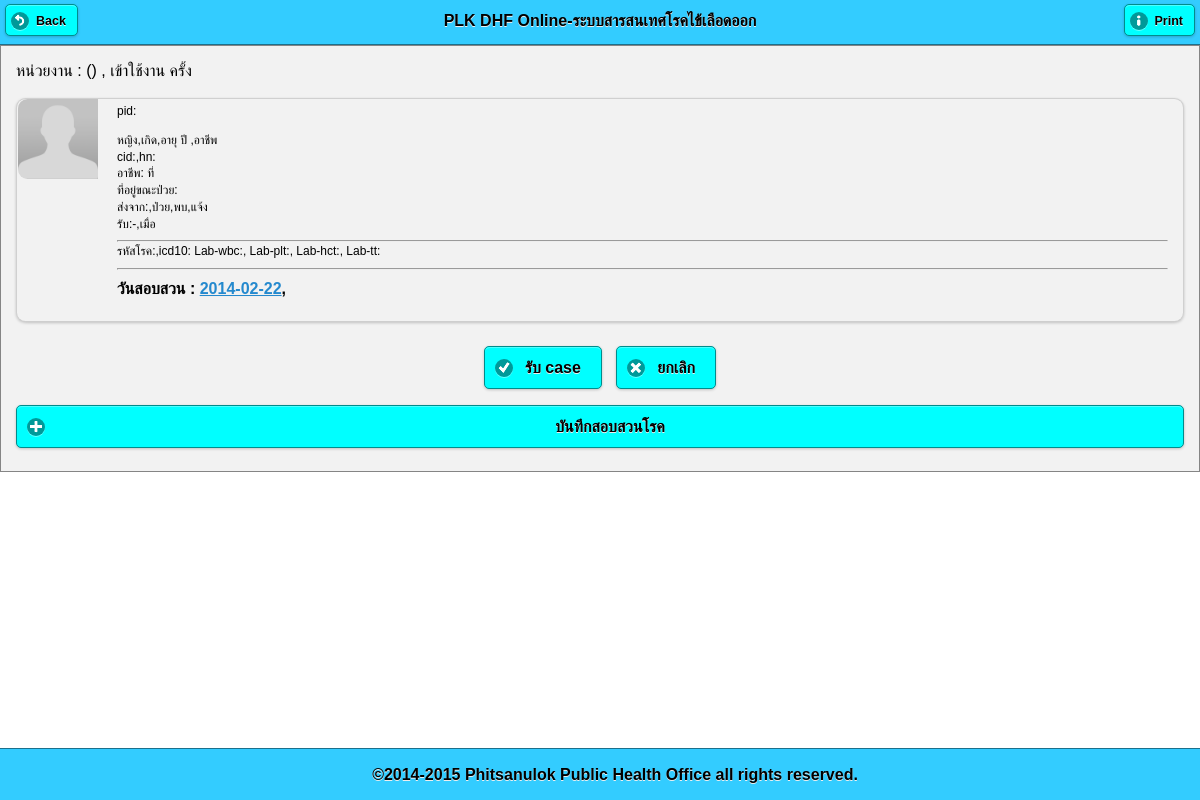
/pt_info.php, run on an earlier commit of the app's database.
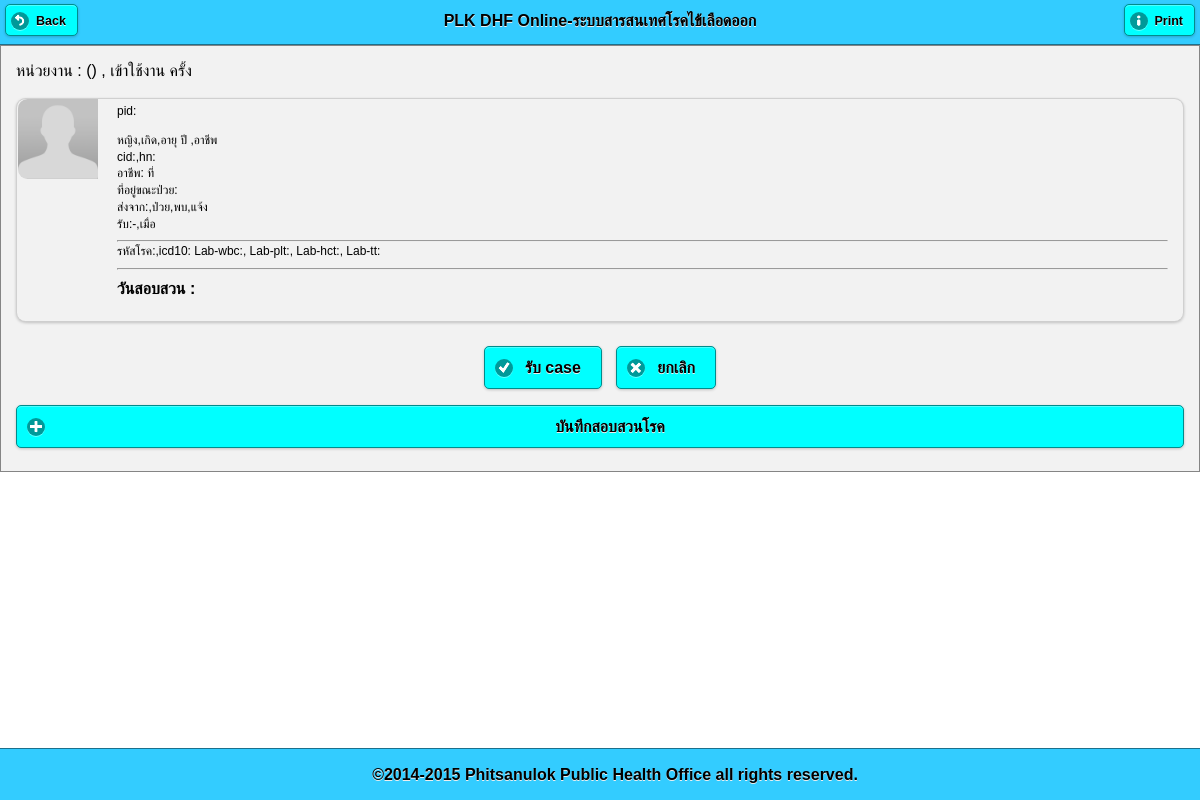
And on a later commit of the database.
### tables this page shows
CREATE TABLE `patient_home` (
  `id` int(11) NOT NULL auto_increment,
  `pid` varchar(255) NOT NULL,
  `datetime_do` datetime NOT NULL default '0000-00-00 00:00:00',
  `lat` varchar(25) default NULL,
  `lng` varchar(25) default NULL,
  `occupat` varchar(255) default NULL,
  `school_workplace` varchar(255) default NULL,
  `date_ill_diff` varchar(11) default NULL,
  `travel_to` varchar(255) default NULL,
  `date_travel` date default NULL,
  `s1` varchar(255) default NULL,
  `f1` varchar(255) default NULL,
  `ci1` varchar(255) default NULL,
  `s2` varchar(255) default NULL,
  `f2` varchar(255) default NULL,
  `ci2` varchar(255) default NULL,
  `s3` varchar(255) default NULL,
  `f3` varchar(255) default NULL,
  `ci3` varchar(255) default NULL,
  `s4` varchar(255) default NULL,
  `f4` varchar(255) default NULL,
  `hi` varchar(255) default NULL,
  `s5` varchar(255) default NULL,
  `f5` varchar(255) default NULL,
  `ci` varchar(255) default NULL,
  `bi` varchar(255) default NULL,
  `chk_spray` varchar(255) default NULL,
  `num_spray_home` varchar(255) default NULL,
  `chk_destroy` varchar(255) default NULL,
  `num_destroy_home` varchar(255) default NULL,
  `chk_meeting` varchar(255) default NULL,
  `chk_campaign` varchar(255) default NULL,
  `chk_other` varchar(255) default NULL,
  `note_other` varchar(255) default NULL,
  `note_env` varchar(255) default NULL,
  `note_sum` varchar(255) default NULL,
  `reporter` varchar(255) default NULL,
  `img_act` varchar(255) default NULL,
  PRIMARY KEY  (`id`)
);

### pt_info.php (the view, shortened to what this page needs)
<?php
$login_pcucode = $_SESSION['login_pcucode'];
$login_level = $_SESSION['login_level'];
?>
<!DOCTYPE html>
<html>
    <head>
        <?php require 'lib.php'; ?>
    </head>
    <body>
        <?php
        $sql = "select pt.pid,CONCAT(pt.prename,pt.name,' ',pt.lname) as fullname
,pt.hn,pt.cid
,pt.sex,pt.bdate,TIMESTAMPDIFF(YEAR,pt.bdate,pt.date_found) as agey
,pt.occupat,pt.school_workplace ,
CONCAT(pt.addr,' ม.',SUBSTR(pt.moo,7,2),' ',moo.`name`,'  ต.',tmb.`name`,'  อ.',amp.`name`) as address
,off_own.off_name as send_from,pt.date_ill,pt.date_found,pt.datetime_send
,rp.datetime_receive,rp.pcu_receive as receiver,rp.off_name as receiver1
,pt.icd10,pt.code506,pt.lab_wbc,pt.lab_plt,pt.lab_hct,pt.lab_tt,pt.symtom
,pt.refer_from,pt.note_text
from patient_hos pt
LEFT JOIN (select r.*,u.off_name from receive r LEFT JOIN user u on r.pcu_receive = u.pcucode) rp on rp.pid = pt.pid
LEFT JOIN user off_own on off_own.pcucode=pt.office_own
LEFT JOIN moo moo on moo.`code` = pt.moo
LEFT JOIN tmb tmb on tmb.`code`=pt.tmb
LEFT JOIN amp amp on amp.`code` = pt.amp
where pt.pid ='$_GET[pid]'";
        $result = mysql_query($sql);
        $row = mysql_fetch_array($result);
        ?>
        <div data-role="page" id="page-1">
            <div data-role="header" data-position="fixed" data-theme="f">
                <a href="#" data-rel="back"  data-icon="back">Back</a>
                <?php require 'txt_head.php'; ?>
                <a href="#" rel="external" onclick=" window.print();" data-icon="info">Print</a>
            </div>
            <div data-role="content" data-theme="f">
                <?php require 'office_title.php'; ?>
                <ul data-role="listview" data-inset="true">
                    <li data-role="fieldcontain">
                        <img src="img_pt/nopic.png">
                        <p>pid:<?= $row[pid] ?></p>
                        <p><?= $row[sex] == 1 ? 'ชาย' : 'หญิง' ?>,เกิด<?= $row[bdate] ?>,อายุ <?= $row[agey] ?>ปี ,อาชีพ <?= $row[occupat] ?></p>
                        <p>cid:<?= $row[cid] ?>,hn:<?= $row[hn] ?></p>
                        <p>อาชีพ:<?= $row[occupat] . " ที่ " . $row[school_workplace] . " " . $row[tel] ?></a></p>
                        <p>ที่อยู่ขณะป่วย:<?=$row[address]?></p>
                        <p>ส่งจาก:<?=$row[send_from]?>,ป่วย<?=$row[date_ill]?>,พบ<?=$row[date_found]?>,แจ้ง<?=$row[datetime_send]?></p>
                        <p>รับ:<?=$row[receiver]."-".$row[receiver1]?>,เมื่อ<?=$row[datetime_receive]?></p>
                        <hr>
                        <p>รหัสโรค:<?=$row[code506]?>,icd10:<?=$row[icd10]?>
                            Lab-wbc:<?=$row[lab_wbc]?>,
                            Lab-plt:<?=$row[lab_plt]?>,
                            Lab-hct:<?=$row[lab_hct]?>,
                            Lab-tt:<?=$row[lab_tt]?>
                        </p>
                        <hr>
                        <h4>
                            วันสอบสวน :
                            <?php
                            $result_invest = mysql_query("select id,date(datetime_do) as dtd from patient_home where pid='$_GET[pid]'");
                            while ($rw = mysql_fetch_array($result_invest)) {
                                ?>
                                <a  href="pt_info_home.php?pid=<?=$_GET[pid]?>&id=<?= $rw[id] ?>" rel="external"><?= $rw[dtd] ?></a>,
                                <?php
                            }
                            ?>
                        </h4>
                    </li>
                </ul>
                <?php
                if (empty($row[receiver]) and $_GET[hos_own] <> "y" and $login_level<>'amp') {
                    ?>
                    <div align="center">
                        <a href="qry_receive_case.php?pid=<?= $row[pid] ?>&pcu_receive=<?= $login_pcucode ?>" rel="external" data-role="button"  data-icon="check" data-inline="true">รับ case</a>
                        <a href="main_screen.php" rel="external" data-role="button"  data-icon="delete" data-inline="true">ยกเลิก</a>
                    </div>
                    <?php
                }
                ?>
                <?php
                if ($row[receiver] == $login_pcucode) {
                    ?>
                    <a href="frm_add_pt_home.php?pid=<?= $row[pid] ?>" rel="external" data-icon ="plus" data-role="button">บันทึกสอบสวนโรค</a>
                    <?php
                }
                ?>
            </div>
            <div data-role="footer" data-position="fixed" data-theme="f"  class="ui-bar" >
                <?php require 'txt_foot.php'; ?>
            </div>
        </div>
    </body>
</html>

### lib.php (shortened to what this page needs)
<link rel="stylesheet" href="lib/jquery.mobile-1.3.2.min.css" />
<link rel="stylesheet" href="themes/theme.css" />

### txt_head.php
<h3>PLK DHF Online-ระบบสารสนเทศโรคไข้เลือดออก</h3>

### office_title.php
<div>
    หน่วยงาน : <?php echo "($_SESSION[login_level]) $_SESSION[login_off_name],$_SESSION[login_pcucode]  เข้าใช้งาน $_SESSION[login_count] ครั้ง"; ?>
</div>

### txt_foot.php
<h4>&copy;2014-2015 Phitsanulok Public Health Office all rights reserved.</h4>

### themes/theme.css (style rules this page uses)
html { font-size: 100%; }
body, input, select, textarea, button, .ui-btn { font-size: 1em; line-height: 1.3; font-family: sans-serif ; }
.ui-field-contain { border-bottom-color: #828282; border-bottom-color: rgba(0,0,0,.15); border-bottom-width: 1px; border-bottom-style: solid; }
.ui-btn, label.ui-btn { font-weight: bold; border-width: 1px; border-style: solid; }
.ui-btn:link { text-decoration: none !important; }
.ui-corner-all { -webkit-border-radius: .6em ; border-radius: .6em ; }
.ui-btn-corner-all, .ui-btn.ui-corner-all, .ui-slider-track.ui-corner-all, .ui-flipswitch.ui-corner-all, .ui-li-count { -webkit-border-radius: .3125em ; border-radius: .3125em ; }
.ui-btn-corner-all, .ui-corner-all { -webkit-background-clip: padding; background-clip: padding-box; }
.ui-shadow { -webkit-box-shadow: 0 1px 3px rgba(0,0,0,.2) ; -moz-box-shadow: 0 1px 3px rgba(0,0,0,.2) ; box-shadow: 0 1px 3px rgba(0,0,0,.2) ; }
.ui-btn-icon-left:after, .ui-btn-icon-right:after, .ui-btn-icon-top:after, .ui-btn-icon-bottom:after, .ui-btn-icon-notext:after { background-color: #666666 ; background-color: rgba(0,0,0,.3) ; background-position: center center; background-repeat: no-repeat; -webkit-border-radius: 1em; border-radius: 1em; }
.ui-overlay-c, .ui-page-theme-c, .ui-page-theme-c .ui-panel-wrapper { background: #f9f9f9 ; border-color: #bbbbbb ; color: #333333 ; text-shadow: 0 1px 0 #f3f3f3 ; }
.ui-body-c, .ui-page-theme-c .ui-body-inherit, html .ui-bar-c .ui-body-inherit, html .ui-body-c .ui-body-inherit, html body .ui-group-theme-c .ui-body-inherit, html .ui-panel-page-container-c { background: #ffffff ; border-color: #dddddd ; color: #333333 ; text-shadow: 0 1px 0 #f3f3f3 ; }
.ui-body-c { border-width: 1px; border-style: solid; }
.ui-page-theme-c a, html .ui-bar-c a, html .ui-body-c a, html body .ui-group-theme-c a { color: #3388cc ; font-weight: bold; }
.ui-page-theme-c .ui-btn, html .ui-bar-c .ui-btn, html .ui-body-c .ui-btn, html body .ui-group-theme-c .ui-btn, html head + body .ui-btn.ui-btn-c, .ui-page-theme-c .ui-btn:visited, html .ui-bar-c .ui-btn:visited, html .ui-body-c .ui-btn:visited, html body .ui-group-theme-c .ui-btn:visited, html head + body .ui-btn.ui-btn-c:visited { background: #f6f6f6 ; border-color: #dddddd ; color: #333333 ; text-shadow: 0 1px 0 #f3f3f3 ; }
.ui-bar-f, .ui-page-theme-f .ui-bar-inherit, html .ui-bar-f .ui-bar-inherit, html .ui-body-f .ui-bar-inherit, html body .ui-group-theme-f .ui-bar-inherit { background: #33ccff ; border-color: #1c708c ; color: #000000 ; text-shadow: 0 1px 0 #eeeeee ; font-weight: bold; }
.ui-bar-f { border-width: 1px; border-style: solid; }
.ui-body-f, .ui-page-theme-f .ui-body-inherit, html .ui-bar-f .ui-body-inherit, html .ui-body-f .ui-body-inherit, html body .ui-group-theme-f .ui-body-inherit, html .ui-panel-page-container-f { background: #f2f2f2 ; border-color: #858585 ; color: #000000 ; text-shadow: 0 1px 0 #eeeeee ; }
.ui-body-f { border-width: 1px; border-style: solid; }
.ui-page-theme-f a, html .ui-bar-f a, html .ui-body-f a, html body .ui-group-theme-f a { color: #000000 ; font-weight: bold; }
.ui-page-theme-f .ui-btn, html .ui-bar-f .ui-btn, html .ui-body-f .ui-btn, html body .ui-group-theme-f .ui-btn, html head + body .ui-btn.ui-btn-f, .ui-page-theme-f .ui-btn:visited, html .ui-bar-f .ui-btn:visited, html .ui-body-f .ui-btn:visited, html body .ui-group-theme-f .ui-btn:visited, html head + body .ui-btn.ui-btn-f:visited { background: #00ffff ; border-color: #008c8c ; color: #000000 ; text-shadow: 0 1px 0 #eeeeee ; }

What changed in the data, as far as the page shows it:
removed patient_home: rw "2014-02-22"
